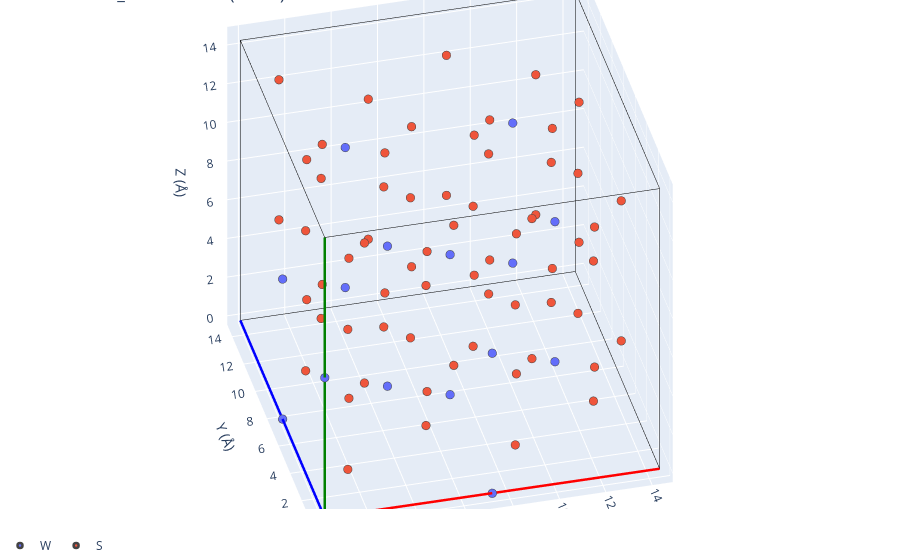

Notebook code for this chart:
### Markdown cell above
## Reference frameworks

The workshop ships two reference descriptions of Na₃(Sb/W)S₄. We feed each through the same
`immobile_sites` helper. `structure_1.cif` is the conventional cubic *I*-43*m* cell, with the
framework cations on the Sb/W sublattice.

### Code cell
framework_1 = immobile_sites(f'{DATA}/structure_1.cif', supercell=(2, 2, 2))

print(f'structure_1 framework sites: {len(framework_1)}')
plot_3d(structure=framework_1, title='structure_1 framework (I-43m)')

### Figure 1 — Plotly figure (JSON) as saved in the notebook; plotly's stock layout.template omitted (floating-point values rounded to 4 significant figures)
{"data": [{"line": {"color": "red", "width": 5}, "mode": "lines", "showlegend": false, "type": "scatter3d", "x": [0.0, 14.44], "y": [0.0, -0.02995], "z": [0.0, 3.137e-05]}, {"line": {"color": "blue", "width": 5}, "mode": "lines", "showlegend": false, "type": "scatter3d", "x": [0.0, -0.02995], "y": [0.0, 14.44], "z": [0.0, -5.366e-05]}, {"line": {"color": "green", "width": 5}, "mode": "lines", "showlegend": false, "type": "scatter3d", "x": [0.0, 3.129e-05], "y": [0.0, -5.396e-05], "z": [0.0, 14.48]}, {"line": {"color": "black", "width": 1}, "mode": "lines", "showlegend": false, "type": "scatter3d", "x": [14.44, 14.41], "y": [-0.02995, 14.41], "z": [3.137e-05, -2.229e-05]}, {"line": {"color": "black", "width": 1}, "mode": "lines", "showlegend": false, "type": "scatter3d", "x": [14.44, 14.44], "y": [-0.02995, -0.03], "z": [3.137e-05, 14.48]}, {"line": {"color": "black", "width": 1}, "mode": "lines", "showlegend": false, "type": "scatter3d", "x": [-0.02995, 14.41], "y": [14.44, 14.41], "z": [-5.366e-05, -2.229e-05]}, {"line": {"color": "black", "width": 1}, "mode": "lines", "showlegend": false, "type": "scatter3d", "x": [-0.02995, -0.02991], "y": [14.44, 14.44], "z": [-5.366e-05, 14.48]}, {"line": {"color": "black", "width": 1}, "mode": "lines", "showlegend": false, "type": "scatter3d", "x": [3.129e-05, 14.44], "y": [-5.396e-05, -0.03], "z": [14.48, 14.48]}, {"line": {"color": "black", "width": 1}, "mode": "lines", "showlegend": false, "type": "scatter3d", "x": [3.129e-05, -0.02991], "y": [-5.396e-05, 14.44], "z": [14.48, 14.48]}, {"line": {"color": "black", "width": 1}, "mode": "lines", "showlegend": false, "type": "scatter3d", "x": [14.41, -0.02991], "y": [14.41, 14.44], "z": [14.48, 14.48]}, {"line": {"color": "black", "width": 1}, "mode": "lines", "showlegend": false, "type": "scatter3d", "x": [14.41, 14.44], "y": [14.41, -0.03], "z": [14.48, 14.48]}, {"line": {"color": "black", "width": 1}, "mode": "lines", "showlegend": false, "type": "scatter3d", "x": [14.41, 14.41], "y": [14.41, 14.41], "z": [14.48, -2.229e-05]}, {"line": {"color": "red", "width": 5}, "mode": "lines", "showlegend": false, "type": "scatter3d", "x": [0.0, 14.44], "y": [0.0, -0.02995], "z": [0.0, 3.137e-05]}, {"line": {"color": "blue", "width": 5}, "mode": "lines", "showlegend": false, "type": "scatter3d", "x": [0.0, -0.02995], "y": [0.0, 14.44], "z": [0.0, -5.366e-05]}, {"line": {"color": "green", "width": 5}, "mode": "lines", "showlegend": false, "type": "scatter3d", "x": [0.0, 3.129e-05], "y": [0.0, -5.396e-05], "z": [0.0, 14.48]}, {"line": {"color": "black", "width": 1}, "mode": "lines", "showlegend": false, "type": "scatter3d", "x": [14.44, 14.41], "y": [-0.02995, 14.41], "z": [3.137e-05, -2.229e-05]}, {"line": {"color": "black", "width": 1}, "mode": "lines", "showlegend": false, "type": "scatter3d", "x": [14.44, 14.44], "y": [-0.02995, -0.03], "z": [3.137e-05, 14.48]}, {"line": {"color": "black", "width": 1}, "mode": "lines", "showlegend": false, "type": "scatter3d", "x": [-0.02995, 14.41], "y": [14.44, 14.41], "z": [-5.366e-05, -2.229e-05]}, {"line": {"color": "black", "width": 1}, "mode": "lines", "showlegend": false, "type": "scatter3d", "x": [-0.02995, -0.02991], "y": [14.44, 14.44], "z": [-5.366e-05, 14.48]}, {"line": {"color": "black", "width": 1}, "mode": "lines", "showlegend": false, "type": "scatter3d", "x": [3.129e-05, 14.44], "y": [-5.396e-05, -0.03], "z": [14.48, 14.48]}, {"line": {"color": "black", "width": 1}, "mode": "lines", "showlegend": false, "type": "scatter3d", "x": [3.129e-05, -0.02991], "y": [-5.396e-05, 14.44], "z": [14.48, 14.48]}, {"line": {"color": "black", "width": 1}, "mode": "lines", "showlegend": false, "type": "scatter3d", "x": [14.41, -0.02991], "y": [14.41, 14.44], "z": [14.48, 14.48]}, {"line": {"color": "black", "width": 1}, "mode": "lines", "showlegend": false, "type": "scatter3d", "x": [14.41, 14.44], "y": [14.41, -0.03], "z": [14.48, 14.48]}, {"line": {"color": "black", "width": 1}, "mode": "lines", "showlegend": false, "type": "scatter3d", "x": [14.41, 14.41], "y": [14.41, 14.41], "z": [14.48, -2.229e-05]}, {"legendgroup": "W", "marker": {"color": "#636EFA", "line": {"width": 2.5}, "size": 5}, "mode": "markers", "name": "W", "showlegend": true, "type": "scatter3d", "x": [0.0], "y": [0.0], "z": [0.0]}, {"legendgroup": "W", "marker": {"color": "#636EFA", "line": {"width": 2.5}, "size": 5}, "mode": "markers", "name": "W", "showlegend": false, "type": "scatter3d", "x": [1.565e-05], "y": [-2.698e-05], "z": [7.238]}, {"legendgroup": "W", "marker": {"color": "#636EFA", "line": {"width": 2.5}, "size": 5}, "mode": "markers", "name": "W", "showlegend": false, "type": "scatter3d", "x": [-0.01497], "y": [7.218], "z": [-2.683e-05]}, {"legendgroup": "W", "marker": {"color": "#636EFA", "line": {"width": 2.5}, "size": 5}, "mode": "markers", "name": "W", "showlegend": false, "type": "scatter3d", "x": [-0.01496], "y": [7.218], "z": [7.238]}, {"legendgroup": "W", "marker": {"color": "#636EFA", "line": {"width": 2.5}, "size": 5}, "mode": "markers", "name": "W", "showlegend": false, "type": "scatter3d", "x": [7.218], "y": [-0.01497], "z": [1.568e-05]}, {"legendgroup": "W", "marker": {"color": "#636EFA", "line": {"width": 2.5}, "size": 5}, "mode": "markers", "name": "W", "showlegend": false, "type": "scatter3d", "x": [7.219], "y": [-0.015], "z": [7.238]}, {"legendgroup": "W", "marker": {"color": "#636EFA", "line": {"width": 2.5}, "size": 5}, "mode": "markers", "name": "W", "showlegend": false, "type": "scatter3d", "x": [7.204], "y": [7.204], "z": [-1.115e-05]}, {"legendgroup": "W", "marker": {"color": "#636EFA", "line": {"width": 2.5}, "size": 5}, "mode": "markers", "name": "W", "showlegend": false, "type": "scatter3d", "x": [7.204], "y": [7.203], "z": [7.238]}, {"legendgroup": "W", "marker": {"color": "#636EFA", "line": {"width": 2.5}, "size": 5}, "mode": "markers", "name": "W", "showlegend": false, "type": "scatter3d", "x": [3.602], "y": [3.602], "z": [3.619]}, {"legendgroup": "W", "marker": {"color": "#636EFA", "line": {"width": 2.5}, "size": 5}, "mode": "markers", "name": "W", "showlegend": false, "type": "scatter3d", "x": [3.602], "y": [3.602], "z": [10.86]}, {"legendgroup": "W", "marker": {"color": "#636EFA", "line": {"width": 2.5}, "size": 5}, "mode": "markers", "name": "W", "showlegend": false, "type": "scatter3d", "x": [3.587], "y": [10.82], "z": [3.619]}, {"legendgroup": "W", "marker": {"color": "#636EFA", "line": {"width": 2.5}, "size": 5}, "mode": "markers", "name": "W", "showlegend": false, "type": "scatter3d", "x": [3.587], "y": [10.82], "z": [10.86]}, {"legendgroup": "W", "marker": {"color": "#636EFA", "line": {"width": 2.5}, "size": 5}, "mode": "markers", "name": "W", "showlegend": false, "type": "scatter3d", "x": [10.82], "y": [3.587], "z": [3.619]}, {"legendgroup": "W", "marker": {"color": "#636EFA", "line": {"width": 2.5}, "size": 5}, "mode": "markers", "name": "W", "showlegend": false, "type": "scatter3d", "x": [10.82], "y": [3.587], "z": [10.86]}, {"legendgroup": "W", "marker": {"color": "#636EFA", "line": {"width": 2.5}, "size": 5}, "mode": "markers", "name": "W", "showlegend": false, "type": "scatter3d", "x": [10.81], "y": [10.81], "z": [3.619]}, {"legendgroup": "W", "marker": {"color": "#636EFA", "line": {"width": 2.5}, "size": 5}, "mode": "markers", "name": "W", "showlegend": false, "type": "scatter3d", "x": [10.81], "y": [10.81], "z": [10.86]}, {"legendgroup": "S", "marker": {"color": "#EF553B", "line": {"width": 2.5}, "size": 5}, "mode": "markers", "name": "S", "showlegend": true, "type": "scatter3d", "x": [1.324], "y": [1.324], "z": [1.33]}, {"legendgroup": "S", "marker": {"color": "#EF553B", "line": {"width": 2.5}, "size": 5}, "mode": "markers", "name": "S", "showlegend": false, "type": "scatter3d", "x": [1.324], "y": [1.324], "z": [8.568]}, {"legendgroup": "S", "marker": {"color": "#EF553B", "line": {"width": 2.5}, "size": 5}, "mode": "markers", "name": "S", "showlegend": false, "type": "scatter3d", "x": [1.309], "y": [8.542], "z": [1.33]}, {"legendgroup": "S", "marker": {"color": "#EF553B", "line": {"width": 2.5}, "size": 5}, "mode": "markers", "name": "S", "showlegend": false, "type": "scatter3d", "x": [1.309], "y": [8.542], "z": [8.568]}, {"legendgroup": "S", "marker": {"color": "#EF553B", "line": {"width": 2.5}, "size": 5}, "mode": "markers", "name": "S", "showlegend": false, "type": "scatter3d", "x": [8.542], "y": [1.309], "z": [1.33]}, {"legendgroup": "S", "marker": {"color": "#EF553B", "line": {"width": 2.5}, "size": 5}, "mode": "markers", "name": "S", "showlegend": false, "type": "scatter3d", "x": [8.542], "y": [1.309], "z": [8.568]}, {"legendgroup": "S", "marker": {"color": "#EF553B", "line": {"width": 2.5}, "size": 5}, "mode": "markers", "name": "S", "showlegend": false, "type": "scatter3d", "x": [8.527], "y": [8.527], "z": [1.33]}, {"legendgroup": "S", "marker": {"color": "#EF553B", "line": {"width": 2.5}, "size": 5}, "mode": "markers", "name": "S", "showlegend": false, "type": "scatter3d", "x": [8.527], "y": [8.527], "z": [8.568]}, {"legendgroup": "S", "marker": {"color": "#EF553B", "line": {"width": 2.5}, "size": 5}, "mode": "markers", "name": "S", "showlegend": false, "type": "scatter3d", "x": [5.88], "y": [5.88], "z": [1.33]}, {"legendgroup": "S", "marker": {"color": "#EF553B", "line": {"width": 2.5}, "size": 5}, "mode": "markers", "name": "S", "showlegend": false, "type": "scatter3d", "x": [5.88], "y": [5.88], "z": [8.568]}, {"legendgroup": "S", "marker": {"color": "#EF553B", "line": {"width": 2.5}, "size": 5}, "mode": "markers", "name": "S", "showlegend": false, "type": "scatter3d", "x": [5.865], "y": [13.1], "z": [1.33]}, {"legendgroup": "S", "marker": {"color": "#EF553B", "line": {"width": 2.5}, "size": 5}, "mode": "markers", "name": "S", "showlegend": false, "type": "scatter3d", "x": [5.865], "y": [13.1], "z": [8.568]}, {"legendgroup": "S", "marker": {"color": "#EF553B", "line": {"width": 2.5}, "size": 5}, "mode": "markers", "name": "S", "showlegend": false, "type": "scatter3d", "x": [13.1], "y": [5.865], "z": [1.33]}, {"legendgroup": "S", "marker": {"color": "#EF553B", "line": {"width": 2.5}, "size": 5}, "mode": "markers", "name": "S", "showlegend": false, "type": "scatter3d", "x": [13.1], "y": [5.865], "z": [8.568]}, {"legendgroup": "S", "marker": {"color": "#EF553B", "line": {"width": 2.5}, "size": 5}, "mode": "markers", "name": "S", "showlegend": false, "type": "scatter3d", "x": [13.08], "y": [13.08], "z": [1.33]}, {"legendgroup": "S", "marker": {"color": "#EF553B", "line": {"width": 2.5}, "size": 5}, "mode": "markers", "name": "S", "showlegend": false, "type": "scatter3d", "x": [13.08], "y": [13.08], "z": [8.568]}, {"legendgroup": "S", "marker": {"color": "#EF553B", "line": {"width": 2.5}, "size": 5}, "mode": "markers", "name": "S", "showlegend": false, "type": "scatter3d", "x": [5.889], "y": [1.314], "z": [5.908]}, {"legendgroup": "S", "marker": {"color": "#EF553B", "line": {"width": 2.5}, "size": 5}, "mode": "markers", "name": "S", "showlegend": false, "type": "scatter3d", "x": [5.889], "y": [1.314], "z": [13.15]}, {"legendgroup": "S", "marker": {"color": "#EF553B", "line": {"width": 2.5}, "size": 5}, "mode": "markers", "name": "S", "showlegend": false, "type": "scatter3d", "x": [5.874], "y": [8.533], "z": [5.908]}, {"legendgroup": "S", "marker": {"color": "#EF553B", "line": {"width": 2.5}, "size": 5}, "mode": "markers", "name": "S", "showlegend": false, "type": "scatter3d", "x": [5.874], "y": [8.533], "z": [13.15]}, {"legendgroup": "S", "marker": {"color": "#EF553B", "line": {"width": 2.5}, "size": 5}, "mode": "markers", "name": "S", "showlegend": false, "type": "scatter3d", "x": [13.11], "y": [1.299], "z": [5.908]}, {"legendgroup": "S", "marker": {"color": "#EF553B", "line": {"width": 2.5}, "size": 5}, "mode": "markers", "name": "S", "showlegend": false, "type": "scatter3d", "x": [13.11], "y": [1.299], "z": [13.15]}, {"legendgroup": "S", "marker": {"color": "#EF553B", "line": {"width": 2.5}, "size": 5}, "mode": "markers", "name": "S", "showlegend": false, "type": "scatter3d", "x": [13.09], "y": [8.518], "z": [5.908]}, {"legendgroup": "S", "marker": {"color": "#EF553B", "line": {"width": 2.5}, "size": 5}, "mode": "markers", "name": "S", "showlegend": false, "type": "scatter3d", "x": [13.09], "y": [8.518], "z": [13.15]}, {"legendgroup": "S", "marker": {"color": "#EF553B", "line": {"width": 2.5}, "size": 5}, "mode": "markers", "name": "S", "showlegend": false, "type": "scatter3d", "x": [1.314], "y": [5.889], "z": [5.908]}, {"legendgroup": "S", "marker": {"color": "#EF553B", "line": {"width": 2.5}, "size": 5}, "mode": "markers", "name": "S", "showlegend": false, "type": "scatter3d", "x": [1.314], "y": [5.889], "z": [13.15]}, {"legendgroup": "S", "marker": {"color": "#EF553B", "line": {"width": 2.5}, "size": 5}, "mode": "markers", "name": "S", "showlegend": false, "type": "scatter3d", "x": [1.299], "y": [13.11], "z": [5.908]}, {"legendgroup": "S", "marker": {"color": "#EF553B", "line": {"width": 2.5}, "size": 5}, "mode": "markers", "name": "S", "showlegend": false, "type": "scatter3d", "x": [1.299], "y": [13.11], "z": [13.15]}, {"legendgroup": "S", "marker": {"color": "#EF553B", "line": {"width": 2.5}, "size": 5}, "mode": "markers", "name": "S", "showlegend": false, "type": "scatter3d", "x": [8.533], "y": [5.874], "z": [5.908]}, {"legendgroup": "S", "marker": {"color": "#EF553B", "line": {"width": 2.5}, "size": 5}, "mode": "markers", "name": "S", "showlegend": false, "type": "scatter3d", "x": [8.533], "y": [5.874], "z": [13.15]}, {"legendgroup": "S", "marker": {"color": "#EF553B", "line": {"width": 2.5}, "size": 5}, "mode": "markers", "name": "S", "showlegend": false, "type": "scatter3d", "x": [8.518], "y": [13.09], "z": [5.908]}, {"legendgroup": "S", "marker": {"color": "#EF553B", "line": {"width": 2.5}, "size": 5}, "mode": "markers", "name": "S", "showlegend": false, "type": "scatter3d", "x": [8.518], "y": [13.09], "z": [13.15]}, {"legendgroup": "S", "marker": {"color": "#EF553B", "line": {"width": 2.5}, "size": 5}, "mode": "markers", "name": "S", "showlegend": false, "type": "scatter3d", "x": [4.926], "y": [4.926], "z": [4.949]}, {"legendgroup": "S", "marker": {"color": "#EF553B", "line": {"width": 2.5}, "size": 5}, "mode": "markers", "name": "S", "showlegend": false, "type": "scatter3d", "x": [4.926], "y": [4.926], "z": [12.19]}, {"legendgroup": "S", "marker": {"color": "#EF553B", "line": {"width": 2.5}, "size": 5}, "mode": "markers", "name": "S", "showlegend": false, "type": "scatter3d", "x": [4.911], "y": [12.14], "z": [4.949]}, {"legendgroup": "S", "marker": {"color": "#EF553B", "line": {"width": 2.5}, "size": 5}, "mode": "markers", "name": "S", "showlegend": false, "type": "scatter3d", "x": [4.911], "y": [12.14], "z": [12.19]}, {"legendgroup": "S", "marker": {"color": "#EF553B", "line": {"width": 2.5}, "size": 5}, "mode": "markers", "name": "S", "showlegend": false, "type": "scatter3d", "x": [12.14], "y": [4.911], "z": [4.949]}, {"legendgroup": "S", "marker": {"color": "#EF553B", "line": {"width": 2.5}, "size": 5}, "mode": "markers", "name": "S", "showlegend": false, "type": "scatter3d", "x": [12.14], "y": [4.911], "z": [12.19]}, {"legendgroup": "S", "marker": {"color": "#EF553B", "line": {"width": 2.5}, "size": 5}, "mode": "markers", "name": "S", "showlegend": false, "type": "scatter3d", "x": [12.13], "y": [12.13], "z": [4.949]}, {"legendgroup": "S", "marker": {"color": "#EF553B", "line": {"width": 2.5}, "size": 5}, "mode": "markers", "name": "S", "showlegend": false, "type": "scatter3d", "x": [12.13], "y": [12.13], "z": [12.19]}, {"legendgroup": "S", "marker": {"color": "#EF553B", "line": {"width": 2.5}, "size": 5}, "mode": "markers", "name": "S", "showlegend": false, "type": "scatter3d", "x": [2.278], "y": [2.278], "z": [4.949]}, {"legendgroup": "S", "marker": {"color": "#EF553B", "line": {"width": 2.5}, "size": 5}, "mode": "markers", "name": "S", "showlegend": false, "type": "scatter3d", "x": [2.278], "y": [2.278], "z": [12.19]}, {"legendgroup": "S", "marker": {"color": "#EF553B", "line": {"width": 2.5}, "size": 5}, "mode": "markers", "name": "S", "showlegend": false, "type": "scatter3d", "x": [2.263], "y": [9.496], "z": [4.949]}, {"legendgroup": "S", "marker": {"color": "#EF553B", "line": {"width": 2.5}, "size": 5}, "mode": "markers", "name": "S", "showlegend": false, "type": "scatter3d", "x": [2.263], "y": [9.496], "z": [12.19]}, {"legendgroup": "S", "marker": {"color": "#EF553B", "line": {"width": 2.5}, "size": 5}, "mode": "markers", "name": "S", "showlegend": false, "type": "scatter3d", "x": [9.496], "y": [2.263], "z": [4.949]}, {"legendgroup": "S", "marker": {"color": "#EF553B", "line": {"width": 2.5}, "size": 5}, "mode": "markers", "name": "S", "showlegend": false, "type": "scatter3d", "x": [9.496], "y": [2.263], "z": [12.19]}, {"legendgroup": "S", "marker": {"color": "#EF553B", "line": {"width": 2.5}, "size": 5}, "mode": "markers", "name": "S", "showlegend": false, "type": "scatter3d", "x": [9.481], "y": [9.481], "z": [4.949]}, {"legendgroup": "S", "marker": {"color": "#EF553B", "line": {"width": 2.5}, "size": 5}, "mode": "markers", "name": "S", "showlegend": false, "type": "scatter3d", "x": [9.482], "y": [9.481], "z": [12.19]}, {"legendgroup": "S", "marker": {"color": "#EF553B", "line": {"width": 2.5}, "size": 5}, "mode": "markers", "name": "S", "showlegend": false, "type": "scatter3d", "x": [2.272], "y": [4.931], "z": [2.289]}, {"legendgroup": "S", "marker": {"color": "#EF553B", "line": {"width": 2.5}, "size": 5}, "mode": "markers", "name": "S", "showlegend": false, "type": "scatter3d", "x": [2.272], "y": [4.931], "z": [9.526]}, {"legendgroup": "S", "marker": {"color": "#EF553B", "line": {"width": 2.5}, "size": 5}, "mode": "markers", "name": "S", "showlegend": false, "type": "scatter3d", "x": [2.257], "y": [12.15], "z": [2.289]}, {"legendgroup": "S", "marker": {"color": "#EF553B", "line": {"width": 2.5}, "size": 5}, "mode": "markers", "name": "S", "showlegend": false, "type": "scatter3d", "x": [2.258], "y": [12.15], "z": [9.526]}, {"legendgroup": "S", "marker": {"color": "#EF553B", "line": {"width": 2.5}, "size": 5}, "mode": "markers", "name": "S", "showlegend": false, "type": "scatter3d", "x": [9.491], "y": [4.916], "z": [2.289]}, {"legendgroup": "S", "marker": {"color": "#EF553B", "line": {"width": 2.5}, "size": 5}, "mode": "markers", "name": "S", "showlegend": false, "type": "scatter3d", "x": [9.491], "y": [4.916], "z": [9.526]}, {"legendgroup": "S", "marker": {"color": "#EF553B", "line": {"width": 2.5}, "size": 5}, "mode": "markers", "name": "S", "showlegend": false, "type": "scatter3d", "x": [9.476], "y": [12.13], "z": [2.289]}, {"legendgroup": "S", "marker": {"color": "#EF553B", "line": {"width": 2.5}, "size": 5}, "mode": "markers", "name": "S", "showlegend": false, "type": "scatter3d", "x": [9.476], "y": [12.13], "z": [9.526]}, {"legendgroup": "S", "marker": {"color": "#EF553B", "line": {"width": 2.5}, "size": 5}, "mode": "markers", "name": "S", "showlegend": false, "type": "scatter3d", "x": [4.931], "y": [2.272], "z": [2.289]}, {"legendgroup": "S", "marker": {"color": "#EF553B", "line": {"width": 2.5}, "size": 5}, "mode": "markers", "name": "S", "showlegend": false, "type": "scatter3d", "x": [4.931], "y": [2.272], "z": [9.526]}, {"legendgroup": "S", "marker": {"color": "#EF553B", "line": {"width": 2.5}, "size": 5}, "mode": "markers", "name": "S", "showlegend": false, "type": "scatter3d", "x": [4.916], "y": [9.491], "z": [2.289]}, {"legendgroup": "S", "marker": {"color": "#EF553B", "line": {"width": 2.5}, "size": 5}, "mode": "markers", "name": "S", "showlegend": false, "type": "scatter3d", "x": [4.916], "y": [9.491], "z": [9.526]}, {"legendgroup": "S", "marker": {"color": "#EF553B", "line": {"width": 2.5}, "size": 5}, "mode": "markers", "name": "S", "showlegend": false, "type": "scatter3d", "x": [12.15], "y": [2.257], "z": [2.289]}, {"legendgroup": "S", "marker": {"color": "#EF553B", "line": {"width": 2.5}, "size": 5}, "mode": "markers", "name": "S", "showlegend": false, "type": "scatter3d", "x": [12.15], "y": [2.257], "z": [9.526]}, {"legendgroup": "S", "marker": {"color": "#EF553B", "line": {"width": 2.5}, "size": 5}, "mode": "markers", "name": "S", "showlegend": false, "type": "scatter3d", "x": [12.13], "y": [9.476], "z": [2.289]}, {"legendgroup": "S", "marker": {"color": "#EF553B", "line": {"width": 2.5}, "size": 5}, "mode": "markers", "name": "S", "showlegend": false, "type": "scatter3d", "x": [12.13], "y": [9.476], "z": [9.526]}], "layout": {"legend": {"orientation": "h", "x": 0, "xanchor": "left", "y": -0.1, "yanchor": "bottom"}, "margin": {"b": 0, "l": 0, "r": 0, "t": 0}, "scene": {"aspectmode": "manual", "aspectratio": {"x": 1.444, "y": 1.444, "z": 1.448}, "camera": {"eye": {"x": -0.7219, "y": -2.887, "z": 2.171}, "projection": {"type": "orthographic"}}, "xaxis": {"title": {"text": "X (Å)"}}, "yaxis": {"title": {"text": "Y (Å)"}}, "zaxis": {"title": {"text": "Z (Å)"}}}, "showlegend": true, "title": {"text": "structure_1 framework (I-43m)"}}}
